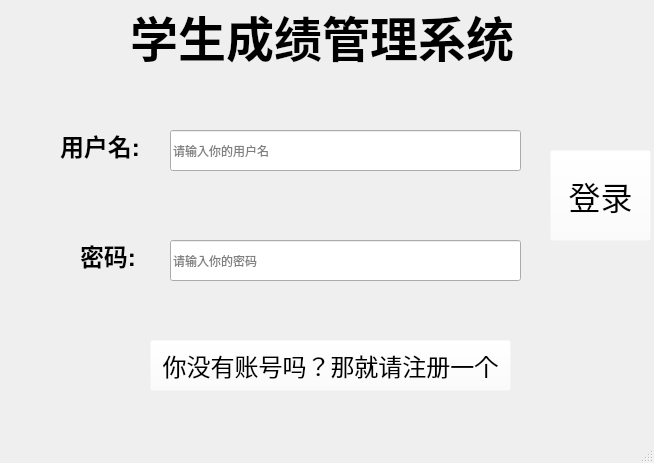
<?xml version="1.0" encoding="UTF-8"?>
<ui version="4.0">
 <class>MainWindow</class>
 <widget class="QMainWindow" name="MainWindow">
  <property name="geometry">
   <rect>
    <x>0</x>
    <y>0</y>
    <width>654</width>
    <height>463</height>
   </rect>
  </property>
  <property name="windowTitle">
   <string>MainWindow</string>
  </property>
  <property name="styleSheet">
   <string notr="true">background-image: url(:/imgs/2.jpg);</string>
  </property>
  <widget class="QWidget" name="centralwidget">
   <widget class="QLabel" name="label">
    <property name="geometry">
     <rect>
      <x>130</x>
      <y>0</y>
      <width>401</width>
      <height>71</height>
     </rect>
    </property>
    <property name="font">
     <font>
      <family>Arial</family>
      <pointsize>36</pointsize>
      <weight>75</weight>
      <bold>true</bold>
     </font>
    </property>
    <property name="text">
     <string>学生成绩管理系统</string>
    </property>
   </widget>
   <widget class="QLabel" name="label_2">
    <property name="geometry">
     <rect>
      <x>60</x>
      <y>130</y>
      <width>81</width>
      <height>31</height>
     </rect>
    </property>
    <property name="font">
     <font>
      <family>Arial</family>
      <pointsize>18</pointsize>
      <weight>75</weight>
      <bold>true</bold>
     </font>
    </property>
    <property name="text">
     <string>用户名:</string>
    </property>
   </widget>
   <widget class="QLabel" name="label_3">
    <property name="geometry">
     <rect>
      <x>80</x>
      <y>240</y>
      <width>61</width>
      <height>31</height>
     </rect>
    </property>
    <property name="font">
     <font>
      <family>Arial</family>
      <pointsize>18</pointsize>
      <weight>75</weight>
      <bold>true</bold>
     </font>
    </property>
    <property name="text">
     <string>密码:</string>
    </property>
   </widget>
   <widget class="QLineEdit" name="username_edit">
    <property name="geometry">
     <rect>
      <x>170</x>
      <y>130</y>
      <width>351</width>
      <height>41</height>
     </rect>
    </property>
    <property name="placeholderText">
     <string>请输入你的用户名</string>
    </property>
   </widget>
   <widget class="QLineEdit" name="password_edit">
    <property name="geometry">
     <rect>
      <x>170</x>
      <y>240</y>
      <width>351</width>
      <height>41</height>
     </rect>
    </property>
    <property name="placeholderText">
     <string>请输入你的密码</string>
    </property>
   </widget>
   <widget class="QPushButton" name="login_btn">
    <property name="geometry">
     <rect>
      <x>550</x>
      <y>150</y>
      <width>101</width>
      <height>91</height>
     </rect>
    </property>
    <property name="font">
     <font>
      <family>Arial</family>
      <pointsize>24</pointsize>
     </font>
    </property>
    <property name="styleSheet">
     <string notr="true">background-color: rgba(255, 255, 255, 0);</string>
    </property>
    <property name="text">
     <string>登录</string>
    </property>
   </widget>
   <widget class="QPushButton" name="register_btn">
    <property name="geometry">
     <rect>
      <x>150</x>
      <y>340</y>
      <width>361</width>
      <height>51</height>
     </rect>
    </property>
    <property name="font">
     <font>
      <family>Arial</family>
      <pointsize>18</pointsize>
     </font>
    </property>
    <property name="styleSheet">
     <string notr="true">background-color: rgba(255, 255, 255, 0);</string>
    </property>
    <property name="text">
     <string>你没有账号吗？那就请注册一个</string>
    </property>
   </widget>
  </widget>
  <widget class="QMenuBar" name="menubar">
   <property name="geometry">
    <rect>
     <x>0</x>
     <y>0</y>
     <width>654</width>
     <height>22</height>
    </rect>
   </property>
  </widget>
  <widget class="QStatusBar" name="statusbar"/>
 </widget>
 <resources>
  <include location="../imgs.qrc"/>
 </resources>
 <connections/>
</ui>
